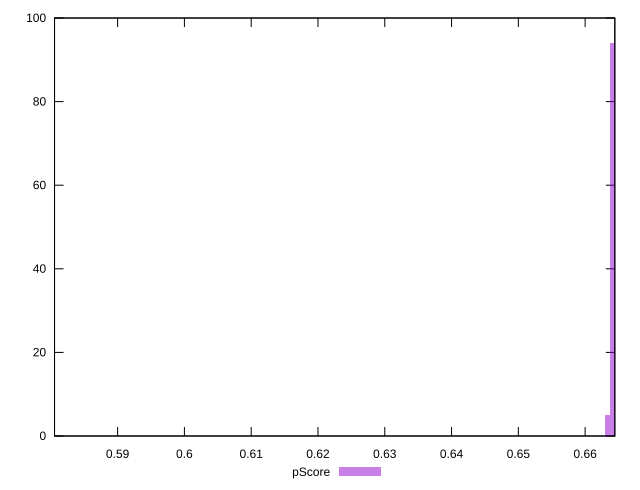

Here is the gnuplot script that generated this plot:
reset

$pScore <<EOF
0.664145775204108 94
0.5802927331950978 1
0.6634037128854442 5
EOF

set key outside below
set boxwidth 0.0007420623186638078
set xrange [0.5805555555555555:0.6644444444444444]
set yrange [0:100]
set trange [0:100]
set style fill transparent solid 0.5 noborder
set terminal svg size 640, 490 enhanced background rgb 'white'
set output "reprap/uses-rel-preload/samples/pages+cached+noexternal+nosvg/pScore/histogram.svg"

plot $pScore title "pScore" with boxes

reset
